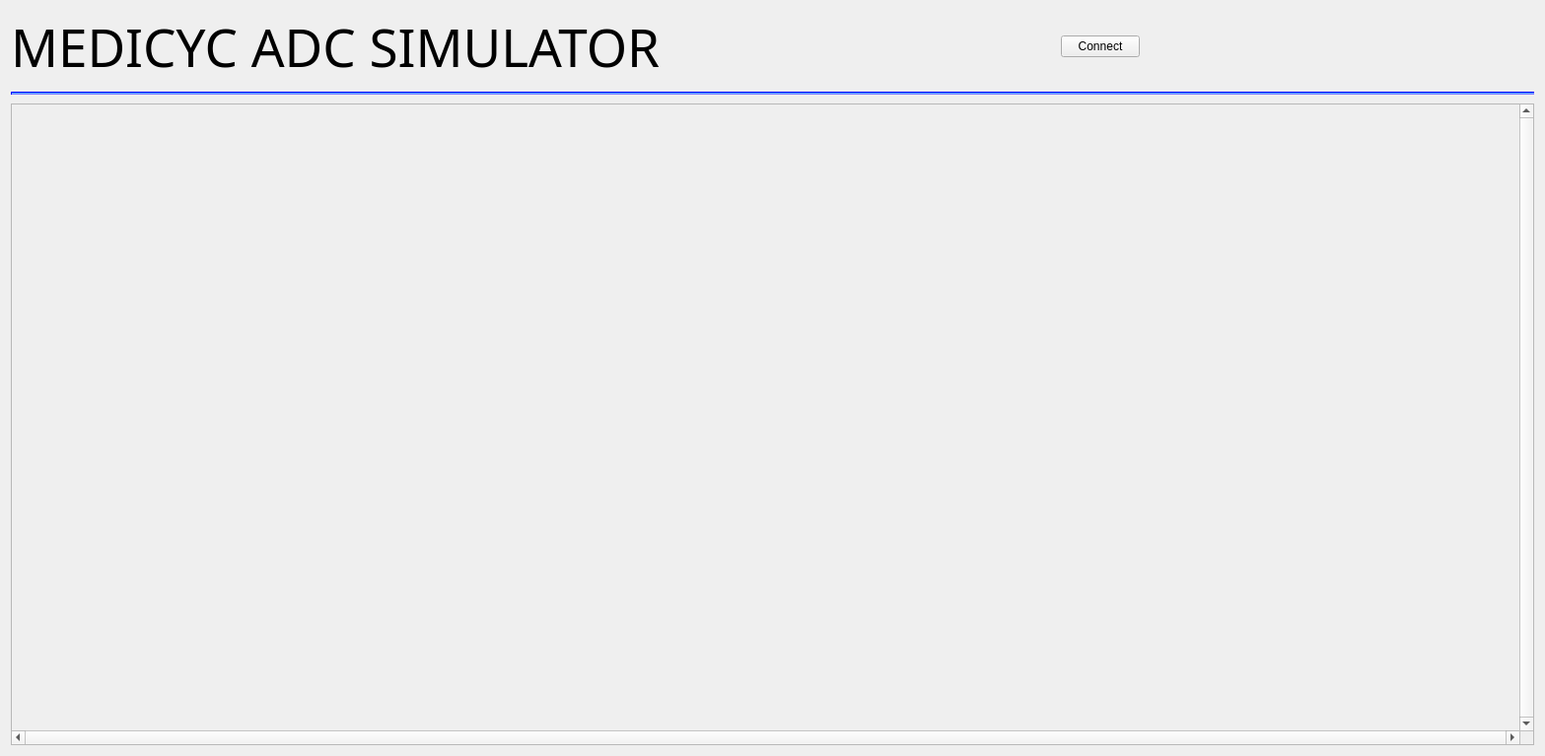
<?xml version="1.0" encoding="UTF-8"?>
<ui version="4.0">
 <class>ADCSim</class>
 <widget class="QWidget" name="ADCSim">
  <property name="geometry">
   <rect>
    <x>0</x>
    <y>0</y>
    <width>1567</width>
    <height>767</height>
   </rect>
  </property>
  <property name="sizePolicy">
   <sizepolicy hsizetype="Maximum" vsizetype="Maximum">
    <horstretch>0</horstretch>
    <verstretch>0</verstretch>
   </sizepolicy>
  </property>
  <property name="maximumSize">
   <size>
    <width>1900</width>
    <height>810</height>
   </size>
  </property>
  <property name="windowTitle">
   <string>Form</string>
  </property>
  <property name="styleSheet">
   <string notr="true"/>
  </property>
  <layout class="QVBoxLayout" name="verticalLayout">
   <item>
    <layout class="QHBoxLayout" name="horizontalLayout_3">
     <item>
      <widget class="QLabel" name="label">
       <property name="maximumSize">
        <size>
         <width>16777215</width>
         <height>78</height>
        </size>
       </property>
       <property name="font">
        <font>
         <family>padmaa</family>
         <pointsize>40</pointsize>
        </font>
       </property>
       <property name="styleSheet">
        <string notr="true">border: none
</string>
       </property>
       <property name="text">
        <string>MEDICYC ADC SIMULATOR</string>
       </property>
      </widget>
     </item>
     <item>
      <spacer name="horizontalSpacer_4">
       <property name="orientation">
        <enum>Qt::Horizontal</enum>
       </property>
       <property name="sizeHint" stdset="0">
        <size>
         <width>40</width>
         <height>20</height>
        </size>
       </property>
      </spacer>
     </item>
     <item>
      <spacer name="horizontalSpacer_2">
       <property name="orientation">
        <enum>Qt::Horizontal</enum>
       </property>
       <property name="sizeHint" stdset="0">
        <size>
         <width>40</width>
         <height>20</height>
        </size>
       </property>
      </spacer>
     </item>
     <item>
      <widget class="QPushButton" name="pushButton_connect">
       <property name="text">
        <string>Connect</string>
       </property>
       <property name="checkable">
        <bool>true</bool>
       </property>
      </widget>
     </item>
     <item>
      <spacer name="horizontalSpacer">
       <property name="orientation">
        <enum>Qt::Horizontal</enum>
       </property>
       <property name="sizeHint" stdset="0">
        <size>
         <width>40</width>
         <height>20</height>
        </size>
       </property>
      </spacer>
     </item>
     <item>
      <spacer name="horizontalSpacer_3">
       <property name="orientation">
        <enum>Qt::Horizontal</enum>
       </property>
       <property name="sizeHint" stdset="0">
        <size>
         <width>40</width>
         <height>20</height>
        </size>
       </property>
      </spacer>
     </item>
    </layout>
   </item>
   <item>
    <spacer name="verticalSpacer">
     <property name="orientation">
      <enum>Qt::Vertical</enum>
     </property>
     <property name="sizeType">
      <enum>QSizePolicy::Minimum</enum>
     </property>
     <property name="sizeHint" stdset="0">
      <size>
       <width>20</width>
       <height>3</height>
      </size>
     </property>
    </spacer>
   </item>
   <item>
    <widget class="Line" name="line">
     <property name="styleSheet">
      <string notr="true">#line {
border: 0.5px solid blue;
background: rgb(85, 170, 255);
        border-style: inset;
}</string>
     </property>
     <property name="orientation">
      <enum>Qt::Horizontal</enum>
     </property>
    </widget>
   </item>
   <item>
    <spacer name="verticalSpacer_2">
     <property name="orientation">
      <enum>Qt::Vertical</enum>
     </property>
     <property name="sizeType">
      <enum>QSizePolicy::Minimum</enum>
     </property>
     <property name="sizeHint" stdset="0">
      <size>
       <width>20</width>
       <height>3</height>
      </size>
     </property>
    </spacer>
   </item>
   <item>
    <widget class="QScrollArea" name="scrollArea">
     <property name="styleSheet">
      <string notr="true"/>
     </property>
     <property name="verticalScrollBarPolicy">
      <enum>Qt::ScrollBarAlwaysOn</enum>
     </property>
     <property name="horizontalScrollBarPolicy">
      <enum>Qt::ScrollBarAlwaysOn</enum>
     </property>
     <property name="sizeAdjustPolicy">
      <enum>QAbstractScrollArea::AdjustToContents</enum>
     </property>
     <property name="widgetResizable">
      <bool>true</bool>
     </property>
     <widget class="QWidget" name="scrollAreaWidgetContents_2">
      <property name="geometry">
       <rect>
        <x>0</x>
        <y>0</y>
        <width>1533</width>
        <height>620</height>
       </rect>
      </property>
     </widget>
    </widget>
   </item>
   <item>
    <layout class="QGridLayout" name="gridLayout_channels2">
     <property name="sizeConstraint">
      <enum>QLayout::SetFixedSize</enum>
     </property>
    </layout>
   </item>
  </layout>
 </widget>
 <resources/>
 <connections/>
</ui>
